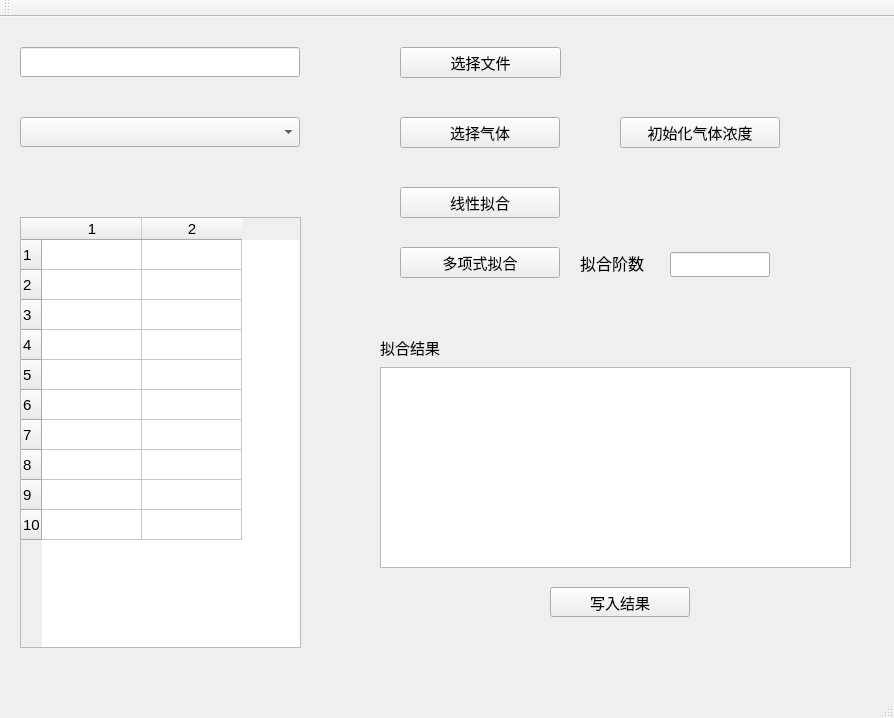
<?xml version="1.0" encoding="UTF-8"?>
<ui version="4.0">
 <class>MainWindow</class>
 <widget class="QMainWindow" name="MainWindow">
  <property name="geometry">
   <rect>
    <x>0</x>
    <y>0</y>
    <width>894</width>
    <height>718</height>
   </rect>
  </property>
  <property name="font">
   <font>
    <family>Arial</family>
    <pointsize>11</pointsize>
   </font>
  </property>
  <property name="windowTitle">
   <string>MainWindow</string>
  </property>
  <widget class="QWidget" name="centralWidget">
   <widget class="QLabel" name="label_3">
    <property name="geometry">
     <rect>
      <x>580</x>
      <y>230</y>
      <width>91</width>
      <height>31</height>
     </rect>
    </property>
    <property name="font">
     <font>
      <family>Agency FB</family>
      <pointsize>12</pointsize>
     </font>
    </property>
    <property name="lineWidth">
     <number>2</number>
    </property>
    <property name="text">
     <string>拟合阶数</string>
    </property>
   </widget>
   <widget class="QPushButton" name="pushButton">
    <property name="geometry">
     <rect>
      <x>400</x>
      <y>170</y>
      <width>160</width>
      <height>31</height>
     </rect>
    </property>
    <property name="text">
     <string>线性拟合</string>
    </property>
   </widget>
   <widget class="QLineEdit" name="lineEdit">
    <property name="geometry">
     <rect>
      <x>670</x>
      <y>235</y>
      <width>100</width>
      <height>25</height>
     </rect>
    </property>
   </widget>
   <widget class="QPushButton" name="pushButton_2">
    <property name="geometry">
     <rect>
      <x>400</x>
      <y>230</y>
      <width>160</width>
      <height>31</height>
     </rect>
    </property>
    <property name="text">
     <string>多项式拟合</string>
    </property>
   </widget>
   <widget class="QTableWidget" name="tableWidget">
    <property name="geometry">
     <rect>
      <x>20</x>
      <y>200</y>
      <width>281</width>
      <height>431</height>
     </rect>
    </property>
    <property name="editTriggers">
     <set>QAbstractItemView::AnyKeyPressed|QAbstractItemView::DoubleClicked|QAbstractItemView::EditKeyPressed</set>
    </property>
    <property name="selectionBehavior">
     <enum>QAbstractItemView::SelectItems</enum>
    </property>
    <property name="rowCount">
     <number>10</number>
    </property>
    <property name="columnCount">
     <number>2</number>
    </property>
    <row/>
    <row/>
    <row/>
    <row/>
    <row/>
    <row/>
    <row/>
    <row/>
    <row/>
    <row/>
    <column/>
    <column/>
   </widget>
   <widget class="QTextEdit" name="textEdit">
    <property name="geometry">
     <rect>
      <x>380</x>
      <y>350</y>
      <width>471</width>
      <height>201</height>
     </rect>
    </property>
   </widget>
   <widget class="QPushButton" name="pushButton_3">
    <property name="geometry">
     <rect>
      <x>400</x>
      <y>30</y>
      <width>161</width>
      <height>31</height>
     </rect>
    </property>
    <property name="text">
     <string>选择文件</string>
    </property>
   </widget>
   <widget class="QLineEdit" name="lineEdit_2">
    <property name="geometry">
     <rect>
      <x>20</x>
      <y>30</y>
      <width>280</width>
      <height>30</height>
     </rect>
    </property>
   </widget>
   <widget class="QComboBox" name="comboBox">
    <property name="geometry">
     <rect>
      <x>20</x>
      <y>100</y>
      <width>280</width>
      <height>30</height>
     </rect>
    </property>
   </widget>
   <widget class="QPushButton" name="pushButton_4">
    <property name="geometry">
     <rect>
      <x>400</x>
      <y>100</y>
      <width>160</width>
      <height>31</height>
     </rect>
    </property>
    <property name="text">
     <string>选择气体</string>
    </property>
   </widget>
   <widget class="QPushButton" name="pushButton_5">
    <property name="geometry">
     <rect>
      <x>550</x>
      <y>570</y>
      <width>140</width>
      <height>30</height>
     </rect>
    </property>
    <property name="text">
     <string>写入结果</string>
    </property>
   </widget>
   <widget class="QLabel" name="label">
    <property name="geometry">
     <rect>
      <x>380</x>
      <y>320</y>
      <width>111</width>
      <height>21</height>
     </rect>
    </property>
    <property name="text">
     <string>拟合结果</string>
    </property>
   </widget>
   <widget class="QPushButton" name="pushButton_6">
    <property name="geometry">
     <rect>
      <x>620</x>
      <y>100</y>
      <width>160</width>
      <height>31</height>
     </rect>
    </property>
    <property name="text">
     <string>初始化气体浓度</string>
    </property>
   </widget>
  </widget>
  <widget class="QMenuBar" name="menuBar">
   <property name="geometry">
    <rect>
     <x>0</x>
     <y>0</y>
     <width>894</width>
     <height>26</height>
    </rect>
   </property>
  </widget>
  <widget class="QToolBar" name="mainToolBar">
   <attribute name="toolBarArea">
    <enum>TopToolBarArea</enum>
   </attribute>
   <attribute name="toolBarBreak">
    <bool>false</bool>
   </attribute>
  </widget>
  <widget class="QStatusBar" name="statusBar"/>
 </widget>
 <layoutdefault spacing="6" margin="11"/>
 <resources/>
 <connections/>
</ui>
